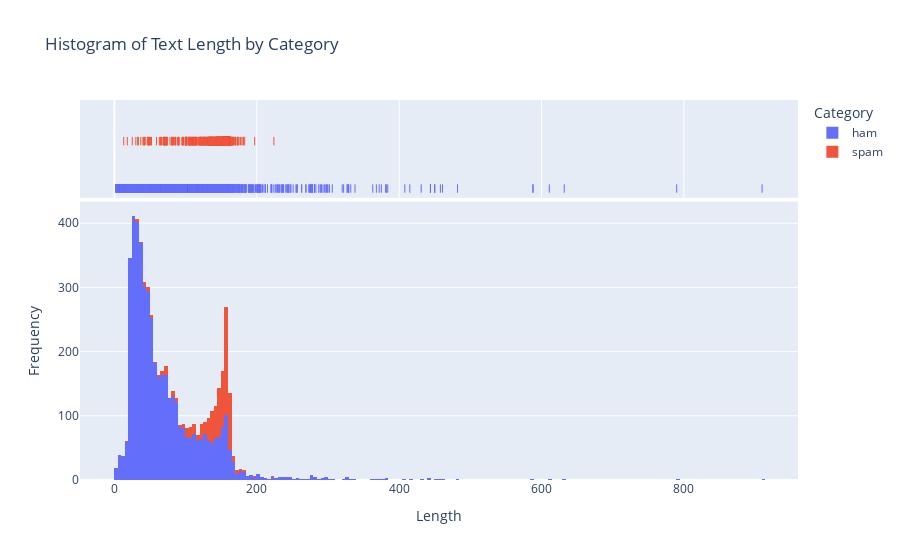

This figure's notebook cell:
### Code cell
import plotly.express as px
fig = px.histogram(df, x='Length', color='Category', marginal='rug',
                   title='Histogram of Text Length by Category')
fig.update_layout(
    xaxis_title='Length',
    yaxis_title='Frequency',
    showlegend=True)

### Figure 1 — Plotly figure (JSON) as saved in the notebook; plotly's stock layout.template omitted (floating-point values rounded to 4 significant figures; data arrays with more than 128 entries replaced by an {"elided": "..."} marker saying what was removed)
{"data": [{"alignmentgroup": "True", "bingroup": "x", "hovertemplate": "Category=ham<br>Length=%{x}<br>count=%{y}<extra></extra>", "legendgroup": "ham", "marker": {"color": "#636efa", "pattern": {"shape": ""}}, "name": "ham", "offsetgroup": "ham", "orientation": "v", "showlegend": true, "type": "histogram", "x": {"elided": "4825 int values"}, "xaxis": "x", "yaxis": "y"}, {"alignmentgroup": "True", "boxpoints": "all", "fillcolor": "rgba(255,255,255,0)", "hoveron": "points", "hovertemplate": "Category=ham<br>Length=%{x}<extra></extra>", "jitter": 0, "legendgroup": "ham", "line": {"color": "rgba(255,255,255,0)"}, "marker": {"color": "#636efa", "symbol": "line-ns-open"}, "name": "ham", "offsetgroup": "ham", "showlegend": false, "type": "box", "x": {"elided": "4825 int values"}, "xaxis": "x2", "yaxis": "y2"}, {"alignmentgroup": "True", "bingroup": "x", "hovertemplate": "Category=spam<br>Length=%{x}<br>count=%{y}<extra></extra>", "legendgroup": "spam", "marker": {"color": "#EF553B", "pattern": {"shape": ""}}, "name": "spam", "offsetgroup": "spam", "orientation": "v", "showlegend": true, "type": "histogram", "x": {"elided": "747 int values"}, "xaxis": "x", "yaxis": "y"}, {"alignmentgroup": "True", "boxpoints": "all", "fillcolor": "rgba(255,255,255,0)", "hoveron": "points", "hovertemplate": "Category=spam<br>Length=%{x}<extra></extra>", "jitter": 0, "legendgroup": "spam", "line": {"color": "rgba(255,255,255,0)"}, "marker": {"color": "#EF553B", "symbol": "line-ns-open"}, "name": "spam", "offsetgroup": "spam", "showlegend": false, "type": "box", "x": {"elided": "747 int values"}, "xaxis": "x2", "yaxis": "y2"}], "layout": {"autosize": true, "barmode": "relative", "legend": {"title": {"text": "Category"}, "tracegroupgap": 0}, "showlegend": true, "title": {"text": "Histogram of Text Length by Category"}, "xaxis": {"anchor": "y", "autorange": true, "domain": [0, 1], "range": [-48.44, 960.4], "title": {"text": "Length"}, "type": "linear"}, "xaxis2": {"anchor": "y2", "autorange": true, "domain": [0, 1], "matches": "x", "range": [-48.44, 960.4], "showgrid": true, "showticklabels": false, "type": "linear"}, "yaxis": {"anchor": "x", "autorange": true, "domain": [0, 0.7326], "range": [0, 433.7], "title": {"text": "Frequency"}}, "yaxis2": {"anchor": "x2", "autorange": true, "domain": [0.7426, 1], "matches": "y2", "range": [-0.6385, 1.5], "showgrid": false, "showline": false, "showticklabels": false, "ticks": "", "type": "category"}}}
